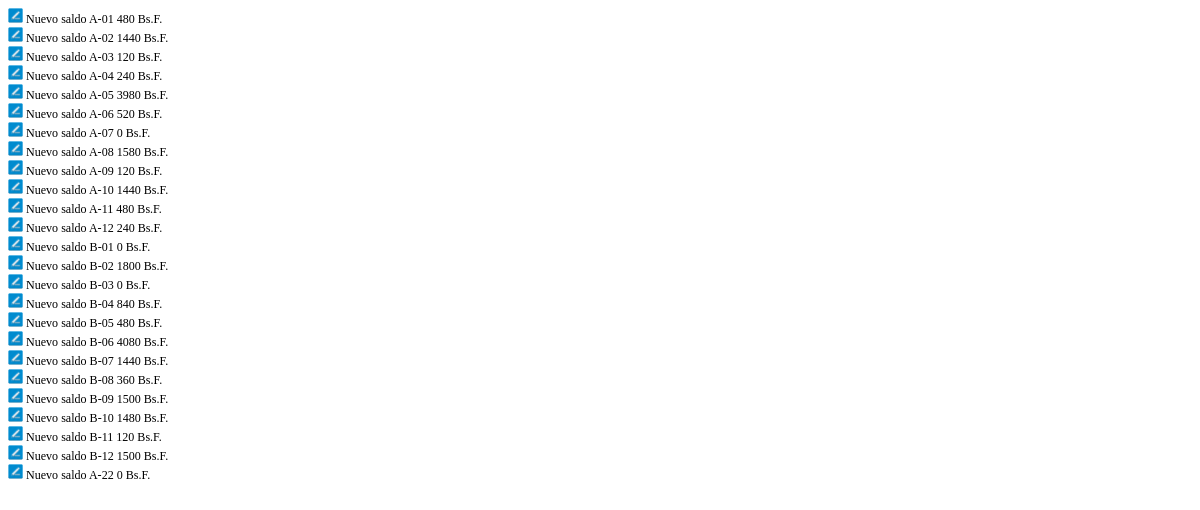
Page /secciones/procesar_renta.php on the earlier database version.
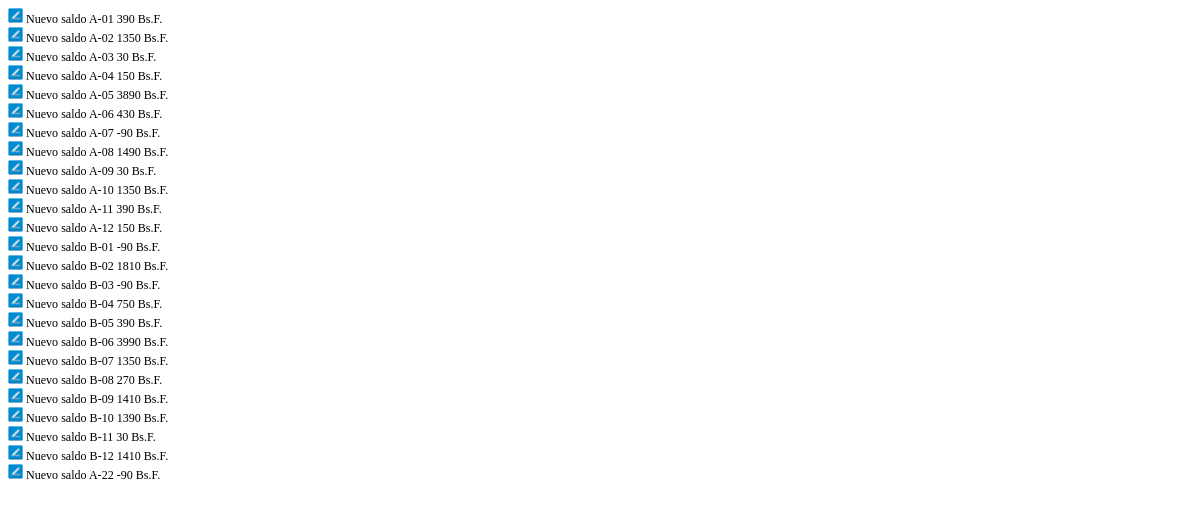
Same page on the later database version.
### tables this page shows
CREATE TABLE IF NOT EXISTS `inmueble` (
  `id_inmueble` int(3) NOT NULL AUTO_INCREMENT,
  `inmueble` varchar(5) NOT NULL,
  `propietario` varchar(100) NOT NULL,
  `cedula` varchar(15) NOT NULL,
  `email` varchar(100) NOT NULL,
  `telefono` varchar(100) NOT NULL,
  `clave` varchar(20) NOT NULL,
  `saldo` int(11) NOT NULL,
  `id_rol` int(1) NOT NULL,
  `id_estatus` int(1) NOT NULL,
  PRIMARY KEY (`id_inmueble`),
  UNIQUE KEY `inmueble` (`inmueble`)
);

### secciones/procesar_renta.php (the view, shortened to what this page needs)
<?php
require_once("../conexion.php");
	$mes = $_POST['mes_slc'];
	$ano = $_POST['ano_slc'];
	$monto = $_POST['monto_txt'];
	$concepto = $_POST['concepto_txt'];
	$tipo = $_POST['tipo_renta_slc'];
	$consulta = "INSERT INTO renta (mes, ano, monto, concepto, id_tipo) VALUES ('$mes','$ano','$monto','$concepto','$tipo')";
	if ($ejecutar_consulta = $conexion->query($consulta)) {
		$consulta = "SELECT * FROM inmueble WHERE id_rol = 1";
		$ejecutar_consulta = $conexion->query($consulta);
		while ($registro = $ejecutar_consulta->fetch_assoc()){
			$id_inmueble = $registro["id_inmueble"];
			$inmueble = $registro["inmueble"];
			$saldo = $registro["saldo"];
			$nuevo_saldo = $saldo - $monto;
			$modificar = "UPDATE inmueble SET saldo='$nuevo_saldo' WHERE id_inmueble=$id_inmueble";
			if ($ejecutar_modificar = $conexion->query($modificar)) {
			echo "<div><img src='../img/yeah.png'> Nuevo saldo $inmueble $nuevo_saldo Bs.F.<br></div>";
		}
		}
	}
?>

### secciones/procesar_renta.php (style rules this page uses)
* { font-size: 0.91em; }
img { width: 15px; }

Differences in the rows shown:
changed inmueble (number 1 of 25 on the later page): saldo "480" → "390"
changed inmueble (number 2 of 25 on the later page): saldo "1440" → "1350"
changed inmueble (number 3 of 25 on the later page): saldo "120" → "30"
changed inmueble (number 4 of 25 on the later page): saldo "240" → "150"
changed inmueble (number 5 of 25 on the later page): saldo "3980" → "3890"
changed inmueble (number 6 of 25 on the later page): saldo "520" → "430"
changed inmueble (number 7 of 25 on the later page): saldo "0" → "-90"
changed inmueble (number 8 of 25 on the later page): saldo "1580" → "1490"
changed inmueble (number 9 of 25 on the later page): saldo "120" → "30"
changed inmueble (number 10 of 25 on the later page): saldo "1440" → "1350"
changed inmueble (number 11 of 25 on the later page): saldo "480" → "390"
changed inmueble (number 12 of 25 on the later page): saldo "240" → "150"
changed inmueble (number 13 of 25 on the later page): saldo "0" → "-90"
changed inmueble (number 14 of 25 on the later page): saldo "1800" → "1810"
changed inmueble (number 15 of 25 on the later page): saldo "0" → "-90"
changed inmueble (number 16 of 25 on the later page): saldo "840" → "750"
changed inmueble (number 17 of 25 on the later page): saldo "480" → "390"
changed inmueble (number 18 of 25 on the later page): saldo "4080" → "3990"
changed inmueble (number 19 of 25 on the later page): saldo "1440" → "1350"
changed inmueble (number 20 of 25 on the later page): saldo "360" → "270"
changed inmueble (number 21 of 25 on the later page): saldo "1500" → "1410"
changed inmueble (number 22 of 25 on the later page): saldo "1480" → "1390"
changed inmueble (number 23 of 25 on the later page): saldo "120" → "30"
changed inmueble (number 24 of 25 on the later page): saldo "1500" → "1410"
changed inmueble (number 25 of 25 on the later page): saldo "0" → "-90"
